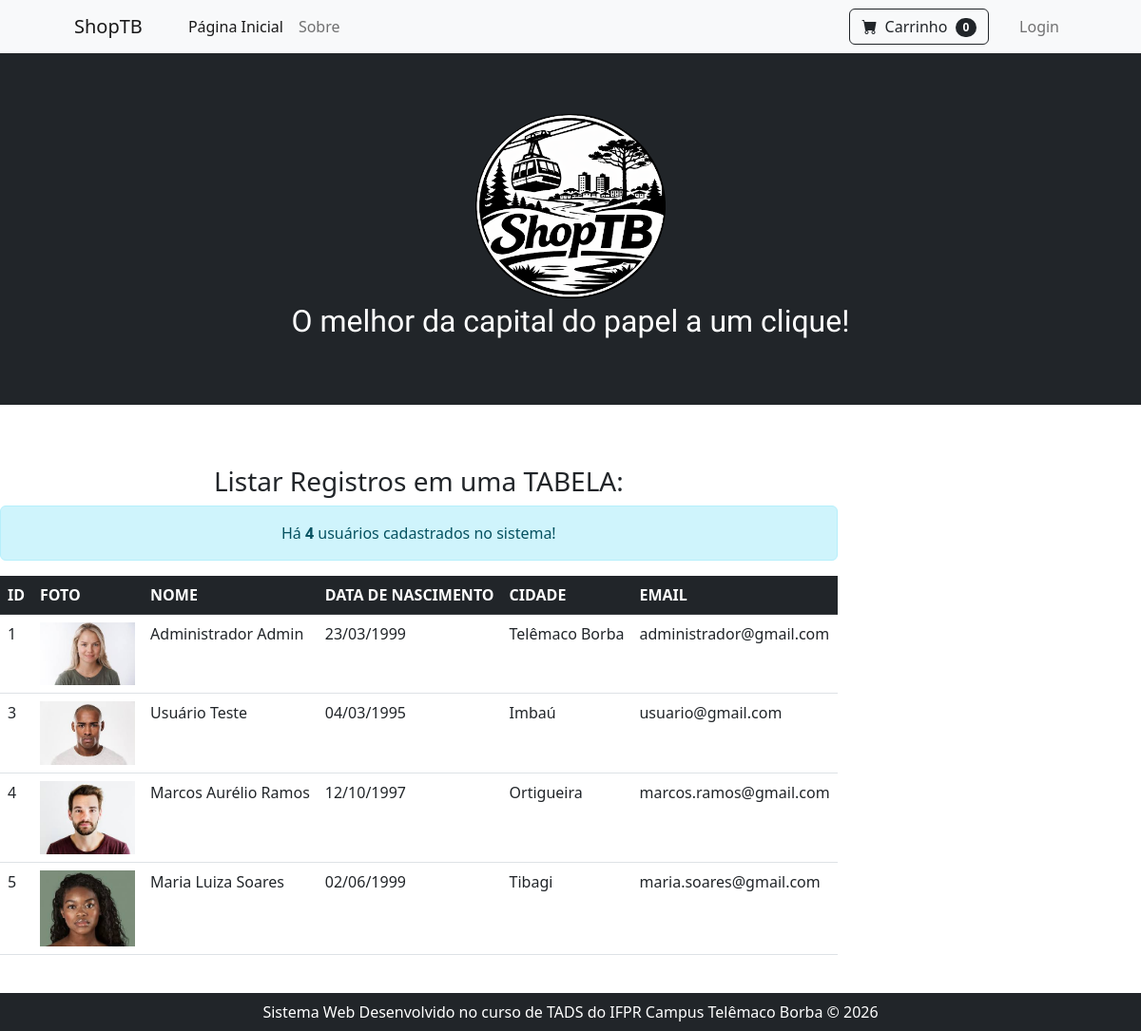
The app's page /listarRegistrosTabela.php with its own data.
### tables this page shows
CREATE TABLE `usuarios` (
  `idUsuario` int NOT NULL,
  `fotoUsuario` varchar(100) NOT NULL,
  `nomeUsuario` varchar(50) NOT NULL,
  `dataNascimentoUsuario` date NOT NULL,
  `cidadeUsuario` varchar(30) NOT NULL,
  `emailUsuario` varchar(50) NOT NULL,
  `senhaUsuario` varchar(100) NOT NULL,
  `nivelUsuario` varchar(15) NOT NULL
);

### listarRegistrosTabela.php (the view, shortened to what this page needs)
<?php include "header.php" ?>
<section class="py-5">
    <div class="d-flex justify-content mt-3 mb-3">
        <div class="row">
            <div class="col">
                <?php
                    echo "<h3 class='text-center'>Listar Registros em uma TABELA:</h3>";
                    $listarUsuarios = "SELECT * FROM Usuarios";
                    include "conexaoBD.php";
                    $res = mysqli_query($conn, $listarUsuarios) or die("Erro ao tentar listar Usuários!");
                    $totalUsuarios = mysqli_num_rows($res);
                    echo "<div class='alert alert-info text-center'>Há <strong>$totalUsuarios</strong> usuários cadastrados no sistema!</div>";
                    echo "
                        <table class='table'>
                            <thead class='table-dark'>
                                <tr>
                                    <th>ID</th>
                                    <th>FOTO</th>
                                    <th>NOME</th>
                                    <th>DATA DE NASCIMENTO</th>
                                    <th>CIDADE</th>
                                    <th>EMAIL</th>
                                </tr>
                            </thead>
                            <tbody>
                    ";
                    while($registro = mysqli_fetch_assoc($res)){
                        $idUsuario             = $registro['idUsuario'];
                        $fotoUsuario           = $registro['fotoUsuario'];
                        $nomeUsuario           = $registro['nomeUsuario'];
                        $dataNascimentoUsuario = $registro['dataNascimentoUsuario'];
                        $dia                   = substr($dataNascimentoUsuario, 8, 2);
                        $mes                   = substr($dataNascimentoUsuario, 5, 2);
                        $ano                   = substr($dataNascimentoUsuario, 0, 4);
                        $cidadeUsuario         = $registro['cidadeUsuario'];
                        $emailUsuario          = $registro['emailUsuario'];
                        echo "
                            <tr>
                                <td>$idUsuario</td>
                                <td><img src='$fotoUsuario' title='Foto de $nomeUsuario' style='width:100px'></td>
                                <td>$nomeUsuario</td>
                                <td>$dia/$mes/$ano</td>
                                <td>$cidadeUsuario</td>
                                <td>$emailUsuario</td>
                            </tr>
                        ";
                    }
                    echo "</tbody>";
                    echo "</table>";
                ?>
            </div>
        </div>
    </div>
</section>
<?php include "footer.php" ?>

### records on screen
usuarios: idUsuario "1", fotoUsuario (picture), nomeUsuario "Administrador Admin", dataNascimentoUsuario "23", dataNascimentoUsuario "03", dataNascimentoUsuario "1999", cidadeUsuario "Telêmaco Borba", emailUsuario "administrador@gmail.com"
usuarios: idUsuario "3", fotoUsuario (picture), nomeUsuario "Usuário Teste", dataNascimentoUsuario "04", dataNascimentoUsuario "03", dataNascimentoUsuario "1995", cidadeUsuario "Imbaú", emailUsuario "usuario@gmail.com"
usuarios: idUsuario "4", fotoUsuario (picture), nomeUsuario "Marcos Aurélio Ramos", dataNascimentoUsuario "12", dataNascimentoUsuario "10", dataNascimentoUsuario "1997", cidadeUsuario "Ortigueira", emailUsuario "marcos.ramos@gmail.com"
usuarios: idUsuario "5", fotoUsuario (picture), nomeUsuario "Maria Luiza Soares", dataNascimentoUsuario "02", dataNascimentoUsuario "06", dataNascimentoUsuario "1999", cidadeUsuario "Tibagi", emailUsuario "maria.soares@gmail.com"

### other values on screen
$totalUsuarios "4"
